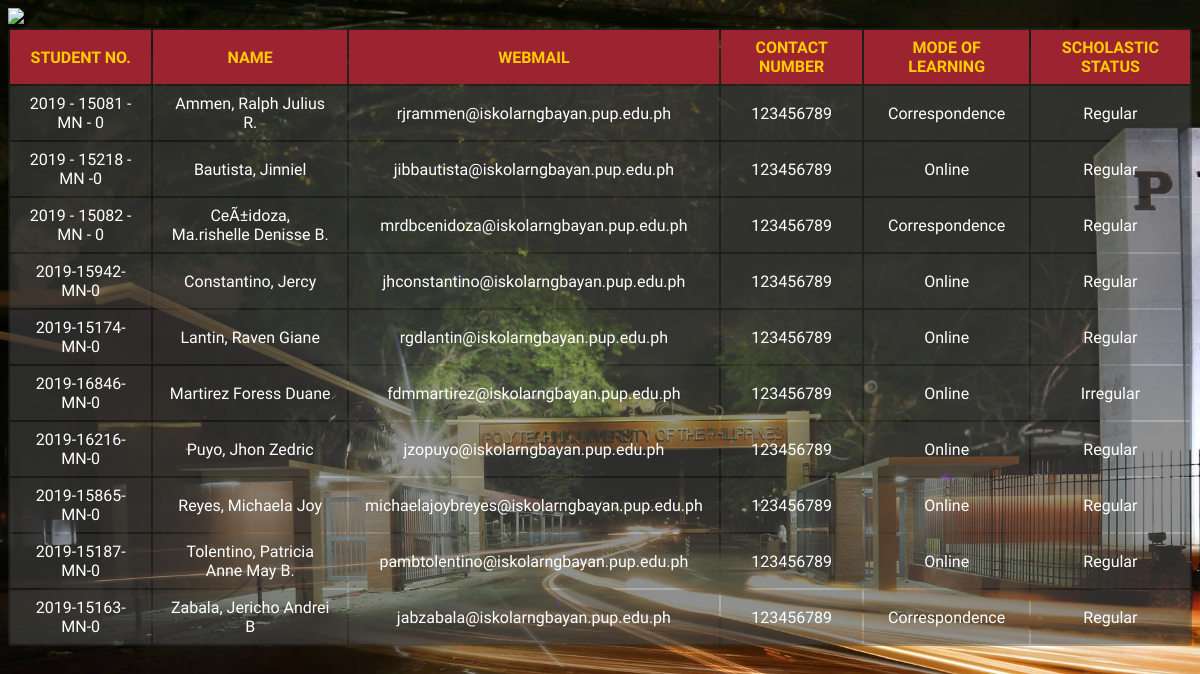
The page / on the database its author committed.
### tables this page shows
CREATE TABLE `information` (
  `id` int(255) NOT NULL,
  `studno` varchar(255) NOT NULL,
  `name` varchar(255) NOT NULL,
  `webmail` varchar(255) NOT NULL,
  `contact` varchar(255) NOT NULL,
  `modeoflearn` varchar(255) NOT NULL,
  `scholastic` varchar(255) NOT NULL
);

### index.php (the view, shortened to what this page needs)
<!DOCTYPE html>
<html>
<head>
    <link rel="stylesheet" type="text/css" href="css/FINAL.css">
</head>
<body >
<div class="Logo"><a href="#"><img src="img/header.svg" width="100%"></a>
</div>
      <?php
       $con = mysqli_connect('localhost','root','','pupsiportal');
       $sql = "SELECT * FROM information ";
       $result = mysqli_query($con,$sql);
      ?>
    <table id="respTable" class="center">
        <thead>
          <tr>
            <th>STUDENT NO.</th>
            <th>NAME</th>
            <th>WEBMAIL</th>
            <th>CONTACT NUMBER</th>
            <th>MODE OF LEARNING</th>
            <th>SCHOLASTIC STATUS</th>
          </tr>
        </thead>
        <tbody>
          <?php while ($row = mysqli_fetch_object($result)){ ?>
          <tr>
            <td><?php echo $row->studno?></td>
            <td> <?php echo $row->name?></td>
            <td><?php echo $row->webmail?></td>
            <td><?php echo $row->contact?></td>
            <td><?php echo $row->modeoflearn?></td>
            <td><?php echo $row->scholastic?></td>
          </tr>
           <?php } ?>
        </tbody>
      </table>
</body>
</html>

### rows shown on the page
information: studno "2019 - 15081 - MN - 0", name "Ammen, Ralph Julius R.", webmail "rjrammen@iskolarngbayan.pup.edu.ph", contact "123456789", modeoflearn "Correspondence", scholastic "Regular"
information: studno "2019 - 15218 - MN -0", name "Bautista, Jinniel", webmail "jibbautista@iskolarngbayan.pup.edu.ph", contact "123456789", modeoflearn "Online", scholastic "Regular"
information: studno "2019 - 15082 - MN - 0", name "CeÃ±idoza, Ma.rishelle Denisse B.", webmail "mrdbcenidoza@iskolarngbayan.pup.edu.ph", contact "123456789", modeoflearn "Correspondence", scholastic "Regular"
information: studno "2019-15942-MN-0", name "Constantino, Jercy", webmail "jhconstantino@iskolarngbayan.pup.edu.ph", contact "123456789", modeoflearn "Online", scholastic "Regular"
information: studno "2019-15174-MN-0", name "Lantin, Raven Giane", webmail "rgdlantin@iskolarngbayan.pup.edu.ph", contact "123456789", modeoflearn "Online", scholastic "Regular"
information: studno "2019-16846-MN-0", name "Martirez Foress Duane", webmail "fdmmartirez@iskolarngbayan.pup.edu.ph", contact "123456789", modeoflearn "Online", scholastic "Irregular"
information: studno "2019-16216-MN-0", name "Puyo, Jhon Zedric", webmail "jzopuyo@iskolarngbayan.pup.edu.ph", contact "123456789", modeoflearn "Online", scholastic "Regular"
information: studno "2019-15865-MN-0", name "Reyes, Michaela Joy", webmail "michaelajoybreyes@iskolarngbayan.pup.edu.ph", contact "123456789", modeoflearn "Online", scholastic "Regular"
information: studno "2019-15187-MN-0", name "Tolentino, Patricia Anne May B.", webmail "pambtolentino@iskolarngbayan.pup.edu.ph", contact "123456789", modeoflearn "Online", scholastic "Regular"
information: studno "2019-15163-MN-0", name "Zabala, Jericho Andrei B", webmail "jabzabala@iskolarngbayan.pup.edu.ph", contact "123456789", modeoflearn "Correspondence", scholastic "Regular"
